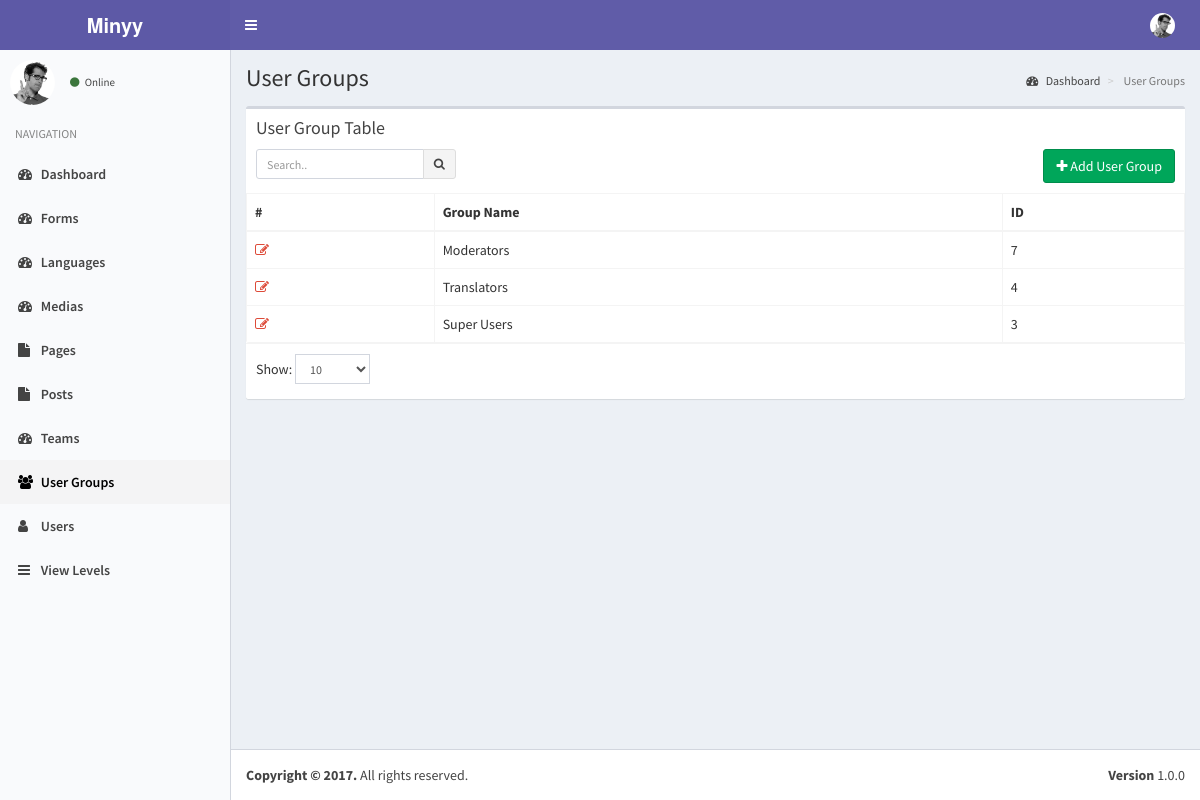
The app's page /index.php?controller=module&action=user_groups (signed in) with its own data.
### tables this page shows
CREATE TABLE `user_groups` (
  `pk_group_id` int(11) NOT NULL,
  `name` tinytext NOT NULL
);

### helpers/view_helper.php (called while the page is built, shortened)
<?php
class ViewHelper
{
    public static function getView($viewFolder,$viewFile){
        Functions::requireFile('views/'.$viewFolder,$viewFile.'.php');
    }
}
?>

### controllers/user_groups_controller.php (called while the page is built, shortened)
<?php
class UserGroupsController implements ModuleInterface
{
    public static function getList($params=array()) {
        $search_term=isset($_GET['search_term']) ? Functions::clearString($_GET['search_term']) : "";
        $order_by=isset($_GET['order_by']) && !empty($_GET['order_by']) ? strtolower(Functions::clearString($_GET['order_by'])) : "id";
        $order_dir=isset($_GET['order_dir']) && !empty($_GET['order_dir']) ? strtolower(Functions::clearString($_GET['order_dir'])) : "desc";
        $limit=isset($_GET['limit']) && !empty($_GET['limit']) ? (int) Functions::clearString($_GET['limit']) : 20;
        $page=isset($_GET['page']) && !empty($_GET['page']) ? (int) Functions::clearString($_GET['page']) : 1;
        $offset=($page-1)*$limit;
        $params=[
            "search_term"=>$search_term,
            "order_by"=>$order_by,
            "order_dir"=>$order_dir,
            "limit"=>$limit,
            "offset"=>$offset
        ];
        $objList = UserGroups::getObjList($params);
        ViewHelper::getView('user_groups','user_groups');
    }
}
?>

### index.php (called while the page is built, shortened)
<?php
require_once('helpers/view_helper.php');
require_once('helpers/functions_helper.php');
require_once('models/user_groups_model.php');
require_once('routes.php');

### models/user_groups_model.php (called while the page is built, shortened)
<?php
class UserGroups implements DatabaseObject {
    public function __construct($pk_group_id,$name){
        $this->pk_group_id=$pk_group_id;
        $this->name=$name;
    }
    public static function getObjList($params){
        $list = [];
        $order_dirs=array("desc","asc");
        $key=array_search($params["order_dir"],$order_dirs);
        $order_dir=$order_dirs[($key) ? $key : 0];
        $order_columns=array("pk_group_id", "name");
        $key=array_search($params["order_by"],$order_columns);
        $order_by=$order_columns[($key) ? $key : 0];
        $limit=$params["limit"] ? $params["limit"] : "20";
        $offset=$params["offset"] ? $params["offset"] : "0";
        $query="SELECT * FROM user_groups";
        $query.=" ORDER BY $order_by $order_dir LIMIT :offset , :limit";
        $db = Db::getInstance();
        $req = $db->prepare($query);
        $req->bindValue(':limit', intval($limit), PDO::PARAM_INT);
        $req->bindValue(':offset', intval($offset), PDO::PARAM_INT);
        $req->execute();
        foreach($req->fetchAll() as $obj) {
            $list[] = new UserGroups( $obj['pk_group_id'],
                                $obj['name']);
        }
        return $list;
    }
}

### views/user_groups/user_groups.php (the view, shortened to what this page needs)
<?php
    global $objList;
    global $params;
?>
<section class="content-header">
    <h1>
    </h1>
    <ol class="breadcrumb">
    <li><a href="index.php"><i class="fa fa-dashboard"></i> <?php T::__("Dashboard"); ?></a></li>
    <li class="active"> <?php T::__("User Groups"); ?></li>
    </ol>
</section>
<section class="content">
    <div class="row">
    <div class="col-xs-12">
        <div class="box">
        <div class="box-header">
            <h3 class="box-title"><?php T::__("User Group Table"); ?></h3>
            <div class="box-toolbox">
            <form id="search-form">
            <div class="input-group input-group-sm pull-left search-form">
                <input type="text" name="table_search" class="form-control pull-right" placeholder="<?php T::__("Search.."); ?>" <?php echo !empty(Functions::getUrlVariableValue("search_term")) ? "value='".htmlspecialchars(urldecode(Functions::getUrlVariableValue("search_term")))."'" : ""; ?> />
                <div class="input-group-btn">
                <button type="submit" class="btn btn-default"><i class="fa fa-search"></i></button>
                </div>
            </div>
            </form>
            <button type="button" data-toggle="openModal" data-target="#addUserGroupModal" class="btn btn-success pull-right">
                <i class="fa fa-plus"></i> <?php T::__("Add User Group"); ?>
            </button>
            </div>
        </div>
        <div class="box-body table-responsive no-padding">
            <table class="table table-hover table-bordered">
            <thead>
                <tr>
                    <th>#</th>
                    <th><?php T::__("Group Name"); ?></th>
                    <th><?php T::__("ID"); ?></th>
                </tr>
            </thead>
            <tbody>
            <?php $i=$params['offset']+1; foreach($objList as $group): ?>
            <tr data-id="<?php echo $group->pk_group_id; ?>">
                <td><a data-toggle="tooltip" title="Düzenle" class="text-red" href="index.php?controller=module&action=user_groups&do=edit&id=<?php echo $group->pk_group_id; ?>"><i class="fa fa-edit"></i></a></td>
                <td class="has-link"><?php echo $group->name; ?></td>
                <td class="has-link"><?php echo $group->pk_group_id; ?></td>
            </tr>
            <?php endforeach; ?>
            </tbody></table>
        </div>
        <div class="box-footer clearfix">
            <div class="table-length dataTables_length pull-left">
                <label><?php T::__("Show:"); ?>
                    <select name="limit" class="form-control input-sm">
                    <option value="10" <?php echo Functions::getUrlVariableValue("limit")=="10" ? "selected" : ""; ?>>10</option>
                    </select>
                </label>
            </div>
        </div>
        </div>
    </div>
    </div>
</section>

### assets/css/style.css (style rules this page uses)
.box-toolbox::after { display: block; clear: both; content: ""; }
.box-toolbox .search-form { max-width: 200px; }
.box-toolbox { margin-top: 10px; }

### records on screen
user_groups: name "Moderators", pk_group_id "7"
user_groups: name "Translators", pk_group_id "4"
user_groups: name "Super Users", pk_group_id "3"

### other values on screen
$text "Online NAVIGATION User Groups Dashboard User Groups User Group Table Add User Group Group Name ID Show:"
$moduleProps["name"] "Dashboard"
$moduleProps["name"] "Forms"
$moduleProps["name"] "Languages"
$moduleProps["name"] "Medias"
$moduleProps["name"] "Pages"
$moduleProps["name"] "Posts"
$moduleProps["name"] "Teams"
$moduleProps["name"] "User Groups"
$moduleProps["name"] "Users"
$moduleProps["name"] "View Levels"
